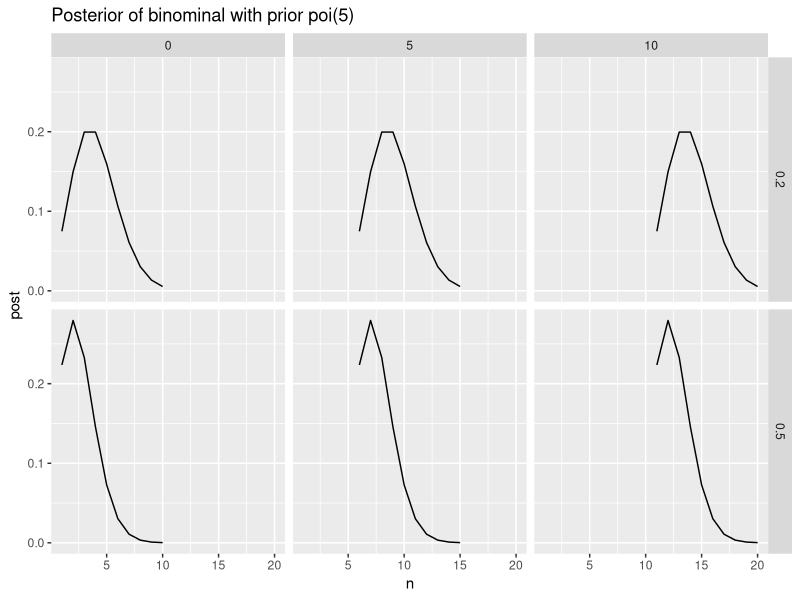

Reproduce this figure in R.
## ---- chunk 1
library(purrr)
library(tidyr)
library(ggplot2)
## ---- chunk 2
#building the posterior function with parameters
#theta given in the question
#y given in the question

postE<- function(theta, y){
  n= seq(1:10) + y
  like =dbinom(y,n,theta)
  prior= dpois(n,5)
  fy = sum(like*prior)
  post= like*prior/fy
  return(cbind(theta= theta, y = y, n = n, post = post))
}

#loop throught theta and y to create list of various combinations
df<- map2(c(.2,.5)%>%rep(3)%>%map(~..1),c(0,5.,10.)%>%rep(2)%>%sort()%>%map(~..1), ~postE(..1, ..2))

#flaten out dataframes in list as one dataframe
data<- df[[1]]%>%rbind(df[[2]])

for(i in 3:6){
  data= rbind(data, df[[i]])
}

#plot the dataframes
ggplot(as.data.frame(data), aes(y = post,x = n))+ geom_line()+ facet_grid(theta~y)+labs(title = "Posterior of binominal with prior poi(5)")
